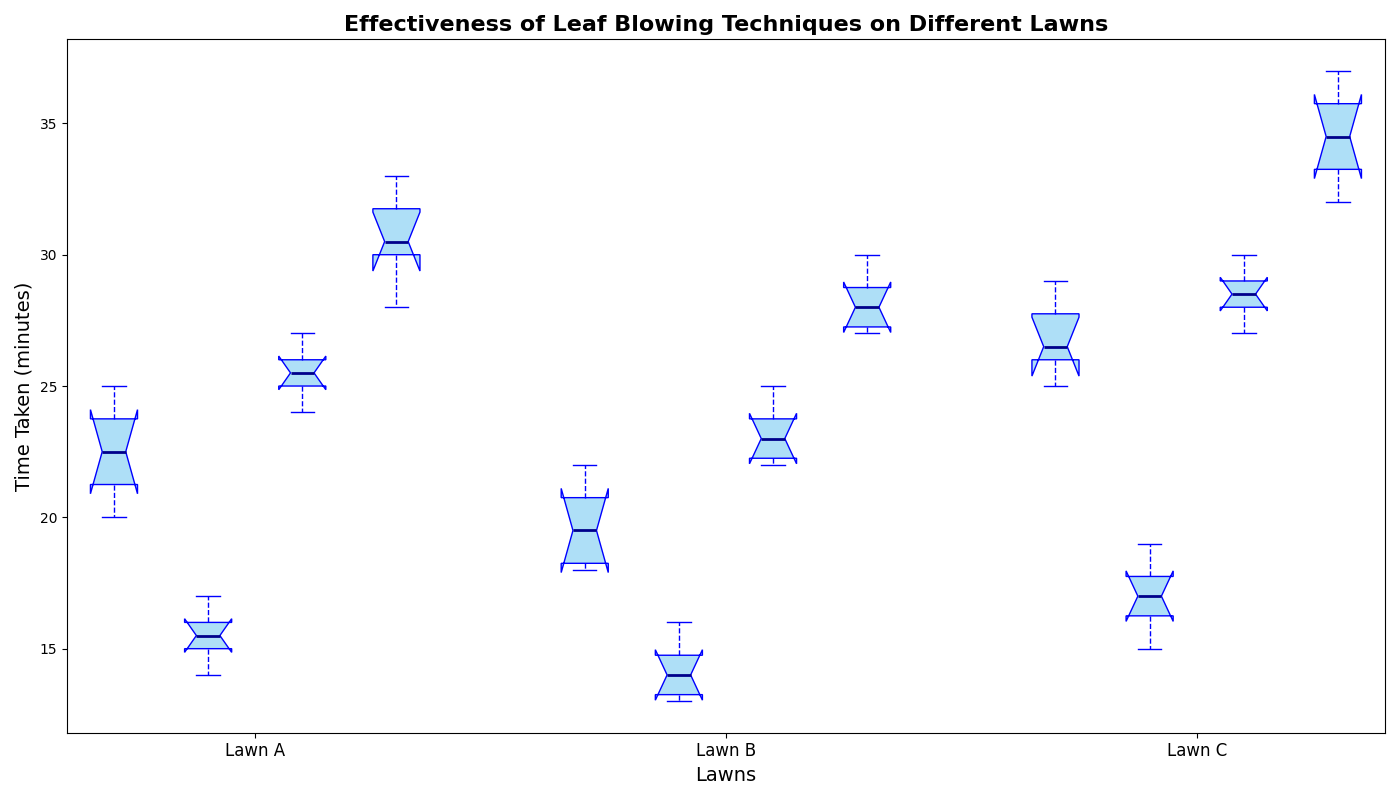

Source code (Python):
import matplotlib.pyplot as plt
import numpy as np

techniques = ['Sweep', 'Blast', 'Precision', 'Eco Mode']
lawns = ['Lawn A', 'Lawn B', 'Lawn C']

sweep_data = [
    [20, 22, 23, 21, 24, 25],     # Lawn A
    [18, 20, 18, 21, 19, 22],     # Lawn B
    [25, 27, 26, 28, 26, 29]      # Lawn C
]

blast_data = [
    [15, 16, 14, 17, 15, 16],     # Lawn A
    [14, 13, 15, 14, 13, 16],     # Lawn B
    [17, 16, 18, 17, 15, 19]      # Lawn C
]

precision_data = [
    [25, 26, 24, 27, 25, 26],     # Lawn A
    [23, 22, 24, 23, 22, 25],     # Lawn B
    [28, 29, 27, 30, 28, 29]      # Lawn C
]

eco_mode_data = [
    [30, 32, 28, 31, 30, 33],     # Lawn A
    [28, 27, 29, 28, 27, 30],     # Lawn B
    [35, 34, 32, 36, 33, 37]      # Lawn C
]

box_data = [
    sweep_data[0], blast_data[0], precision_data[0], eco_mode_data[0],  
    sweep_data[1], blast_data[1], precision_data[1], eco_mode_data[1],  
    sweep_data[2], blast_data[2], precision_data[2], eco_mode_data[2]
]

positions = [1, 2, 3, 4, 6, 7, 8, 9, 11, 12, 13, 14]

fig, ax = plt.subplots(figsize=(14, 8))

boxprops = dict(facecolor='#AEDFF7', color='blue')
whiskerprops = dict(color='blue', linestyle='--')
capprops = dict(color='blue')
flierprops = dict(markerfacecolor='red', marker='o', markersize=8, linestyle='none')
medianprops = dict(color='darkblue', linewidth=2)

ax.boxplot(box_data, positions=positions, patch_artist=True, notch=True,
           boxprops=boxprops, whiskerprops=whiskerprops,
           capprops=capprops, flierprops=flierprops,
           medianprops=medianprops)

ax.set_xticks([2.5, 7.5, 12.5])
ax.set_xticklabels(lawns, fontsize=12)
ax.set_xlabel("Lawns", fontsize=14)
ax.set_ylabel("Time Taken (minutes)", fontsize=14)

plt.title("Effectiveness of Leaf Blowing Techniques on Different Lawns", fontsize=16, fontweight='bold')

plt.tight_layout()

plt.show()
